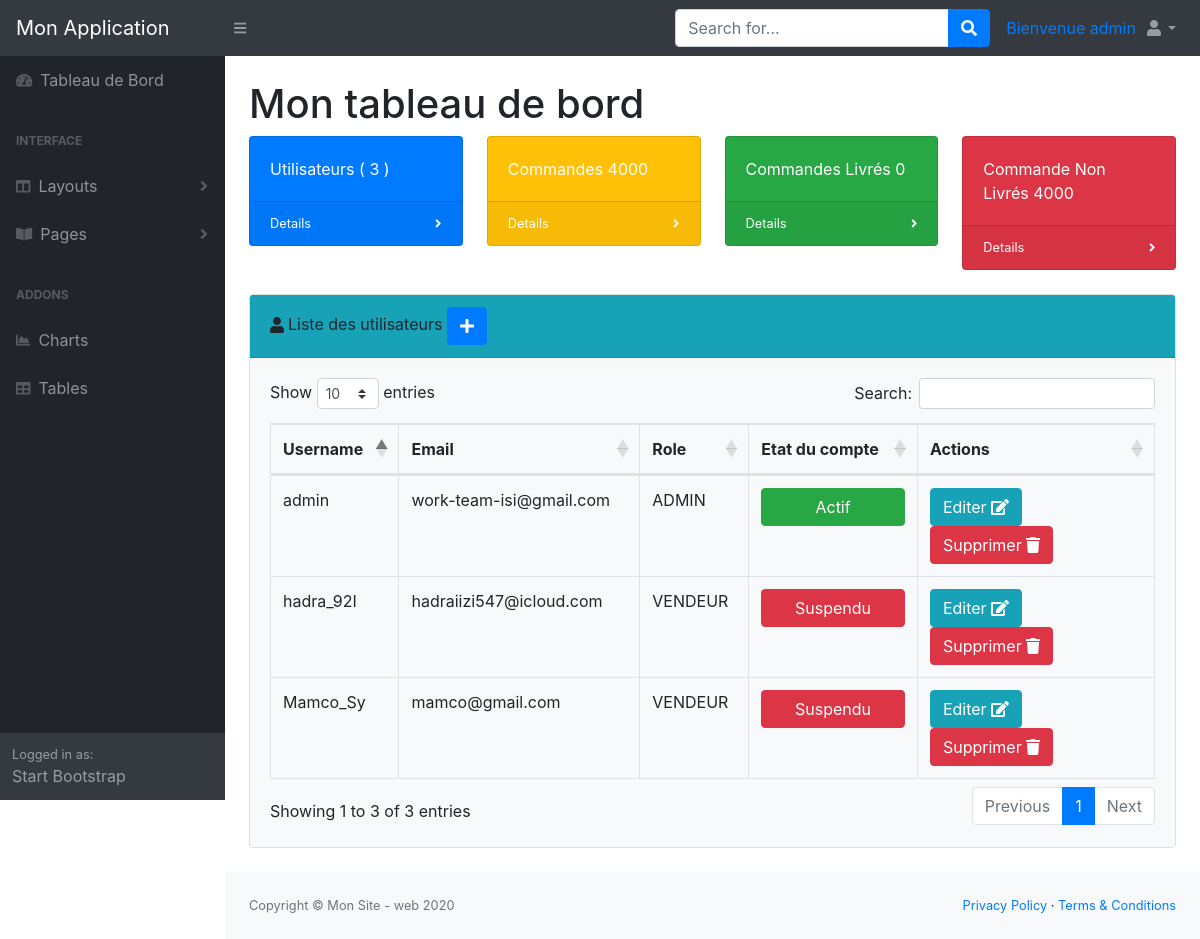
Screenshot of /admin/users.php (signed in) with the database file from the repository.
### tables this page shows
CREATE TABLE `users` (
  `id` int(11) NOT NULL,
  `username` varchar(255) NOT NULL,
  `pwd` varchar(255) NOT NULL,
  `role` varchar(30) NOT NULL DEFAULT 'vendeur',
  `email` varchar(255) NOT NULL,
  `etat` int(11) NOT NULL DEFAULT '0'
);

### admin/users.php (the view, shortened to what this page needs)
<?php
require_once '../database/db.php';
$requette = "SELECT id,username,email,role,etat FROM users ";
$users = $db->query($requette);
$requette_count = "SELECT COUNT(*) countU FROM users ";
$resultat_count = $db->query($requette_count);
$tabCount = $resultat_count->fetch();
$nbu = $tabCount['countU'];
?>
<?php require 'includes/header.php' ?>
<body class="sb-nav-fixed">
	<nav class="sb-topnav navbar navbar-expand navbar-dark bg-dark">
		<a class="navbar-brand" href="dashboard	.php">Mon Application</a><button class="btn btn-link btn-sm order-1 order-lg-0" id="sidebarToggle" href="#"><i class="fas fa-bars"></i></button>
		<form class="d-none d-md-inline-block form-inline ml-auto mr-0 mr-md-3 my-2 my-md-0">
			<div class="input-group">
				<input class="form-control" type="text" placeholder="Search for..." aria-label="Search" aria-describedby="basic-addon2" />
				<div class="input-group-append">
					<button class="btn btn-primary" type="button"><i class="fas fa-search"></i></button>
				</div>
			</div>
		</form>
		<a href="#">
			Bienvenue <?php echo ((isset($_SESSION['PROFILE'])) ? ($_SESSION['PROFILE']['username']) : "") ?>
		</a>
		<ul class="navbar-nav ml-auto ml-md-0">
			<li class="nav-item dropdown">
				<a class="nav-link dropdown-toggle" id="userDropdown" href="#" role="button" data-toggle="dropdown" aria-haspopup="true" aria-expanded="false"><i class="fas fa-user fa-fw"></i></a>
			</li>
		</ul>
	</nav>
	<div id="layoutSidenav">
		<div id="layoutSidenav_nav">
			<nav class="sb-sidenav accordion sb-sidenav-dark" id="sidenavAccordion">
				<div class="sb-sidenav-menu">
					<div class="nav">
						<a class="nav-link" href="dashboard.php">
							<div class="sb-nav-link-icon"><i class="fas fa-tachometer-alt"></i></div>
							Tableau de Bord
						</a>
						<div class="sb-sidenav-menu-heading">Interface</div>
						<a class="nav-link collapsed" href="#" data-toggle="collapse" data-target="#collapseLayouts" aria-expanded="false" aria-controls="collapseLayouts">
							<div class="sb-nav-link-icon"><i class="fas fa-columns"></i></div>
							Layouts
							<div class="sb-sidenav-collapse-arrow"><i class="fas fa-angle-down"></i></div>
						</a>
						<a class="nav-link collapsed" href="#" data-toggle="collapse" data-target="#collapsePages" aria-expanded="false" aria-controls="collapsePages">
							<div class="sb-nav-link-icon"><i class="fas fa-book-open"></i></div>
							Pages
							<div class="sb-sidenav-collapse-arrow"><i class="fas fa-angle-down"></i></div>
						</a>
						<div class="sb-sidenav-menu-heading">Addons</div>
						<a class="nav-link" href="charts.php">
							<div class="sb-nav-link-icon"><i class="fas fa-chart-area"></i></div>
							Charts
						</a>
						<a class="nav-link" href="tables.php">
							<div class="sb-nav-link-icon"><i class="fas fa-table"></i></div>
							Tables
						</a>
					</div>
				</div>
				<div class="sb-sidenav-footer">
					<div class="small">Logged in as:</div>
					Start Bootstrap
				</div>
			</nav>
		</div>
		<div id="layoutSidenav_content">
			<main>
				<div class="container-fluid">
					<h1 class="mt-4">Mon tableau de bord</h1>
					<div class="row">
						<div class="col-xl-3 col-md-6">
							<div class="card bg-primary text-white mb-4">
								<div class="card-body">Utilisateurs ( <?= $nbu ?> )</div>
								<div class="card-footer d-flex align-items-center justify-content-between">
									<a class="small text-white stretched-link" href="users.php"> Details</a>
									<div class="small text-white"><i class="fas fa-angle-right"></i></div>
								</div>
							</div>
						</div>
						<div class="col-xl-3 col-md-6">
							<div class="card bg-warning text-white mb-4">
								<div class="card-body">Commandes 4000</div>
								<div class="card-footer d-flex align-items-center justify-content-between">
									<a class="small text-white stretched-link" href="#"> Details</a>
									<div class="small text-white"><i class="fas fa-angle-right"></i></div>
								</div>
							</div>
						</div>
						<div class="col-xl-3 col-md-6">
							<div class="card bg-success text-white mb-4">
								<div class="card-body">Commandes Livrés 0</div>
								<div class="card-footer d-flex align-items-center justify-content-between">
									<a class="small text-white stretched-link" href="#"> Details</a>
									<div class="small text-white"><i class="fas fa-angle-right"></i></div>
								</div>
							</div>
						</div>
						<div class="col-xl-3 col-md-6">
							<div class="card bg-danger text-white mb-4">
								<div class="card-body">Commande Non Livrés 4000</div>
								<div class="card-footer d-flex align-items-center justify-content-between">
									<a class="small text-white stretched-link" href="#"> Details</a>
									<div class="small text-white"><i class="fas fa-angle-right"></i></div>
								</div>
							</div>
						</div>
					</div>
					<div class="card mb-4">
						<div class="card-header bg-info"><i class="fas fa-user mr-1"></i>Liste des utilisateurs
							<a href="add_u.php" class="btn btn-primary"><i class="fas fa-plus"></i></a>
						</div>
						<div class="card-body bg-light">
							<div class="table-responsive">
								<table class="table table-bordered" id="dataTable" width="100%" cellspacing="0">
									<thead>
										<tr>
											<th>Username</th>
											<th>Email</th>
											<th>Role</th>
											<th>Etat du compte </th>
											<th>Actions</th>
										</tr>
									</thead>
									<tbody>
										<?php while ($user = $users->fetch()) : ?>
											<tr>
												<td><?= $user['username'] ?></td>
												<td><?= $user['email'] ?></td>
												<td><?= $user['role'] ?></td>
												<td>
													<a href="activer_compte.php?id=<?= $user['id'] ?>&etat=<?= $user['etat'] ?>">
														<?php
														if ($user['etat'] == 1)
															echo '<button class="btn btn-success btn-block">Actif</button>';
														else
															echo '<button class="btn btn-danger btn-block">Suspendu</button>';
														?>
													</a>
												</td>
												<td>
													<a href="edit_u.php?id=<?= $user['id'] ?>" class="btn btn-info mr-2">Editer <i class="fas fa-edit"></i></a>
													<a href="delete_u.php?id=<?= $user['id'] ?>" class="btn btn-danger mr-2">Supprimer <i class="fas fa-trash"></i></a>
												</td>
											</tr>
										<?php endwhile; ?>
									</tbody>
								</table>
							</div>
						</div>
					</div>
				</div>
			</main>
			<footer class="py-4 bg-light mt-auto">
				<div class="container-fluid">
					<div class="d-flex align-items-center justify-content-between small">
						<div class="text-muted">Copyright &copy; Mon Site - web 2020</div>
						<div>
							<a href="#">Privacy Policy</a>
							&middot;
							<a href="#">Terms &amp; Conditions</a>
						</div>
					</div>
				</div>
			</footer>
		</div>
	</div>
	<?php require 'includes/footer.php' ?>

### rows the page displays
users: username "admin", email "work-team-isi@gmail.com", role "ADMIN", etat "Actif"
users: username "hadra_92I", email "hadraiizi547@icloud.com", role "VENDEUR", etat "Suspendu"
users: username "Mamco_Sy", email "mamco@gmail.com", role "VENDEUR", etat "Suspendu"

### other values shown
$_SESSION['PROFILE']['username'] "admin"
$nbu "3"
